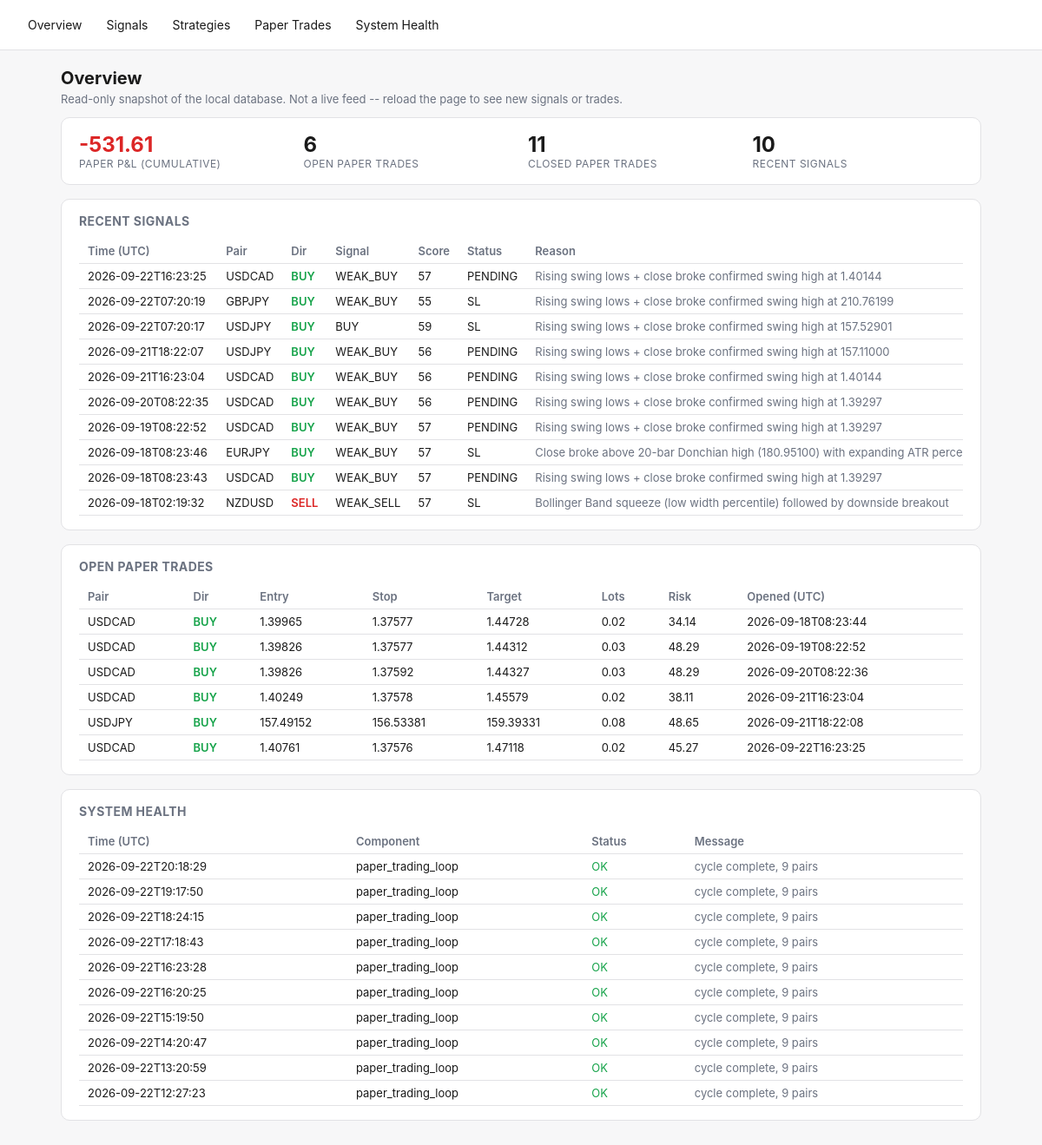
Before: / with the older database file.
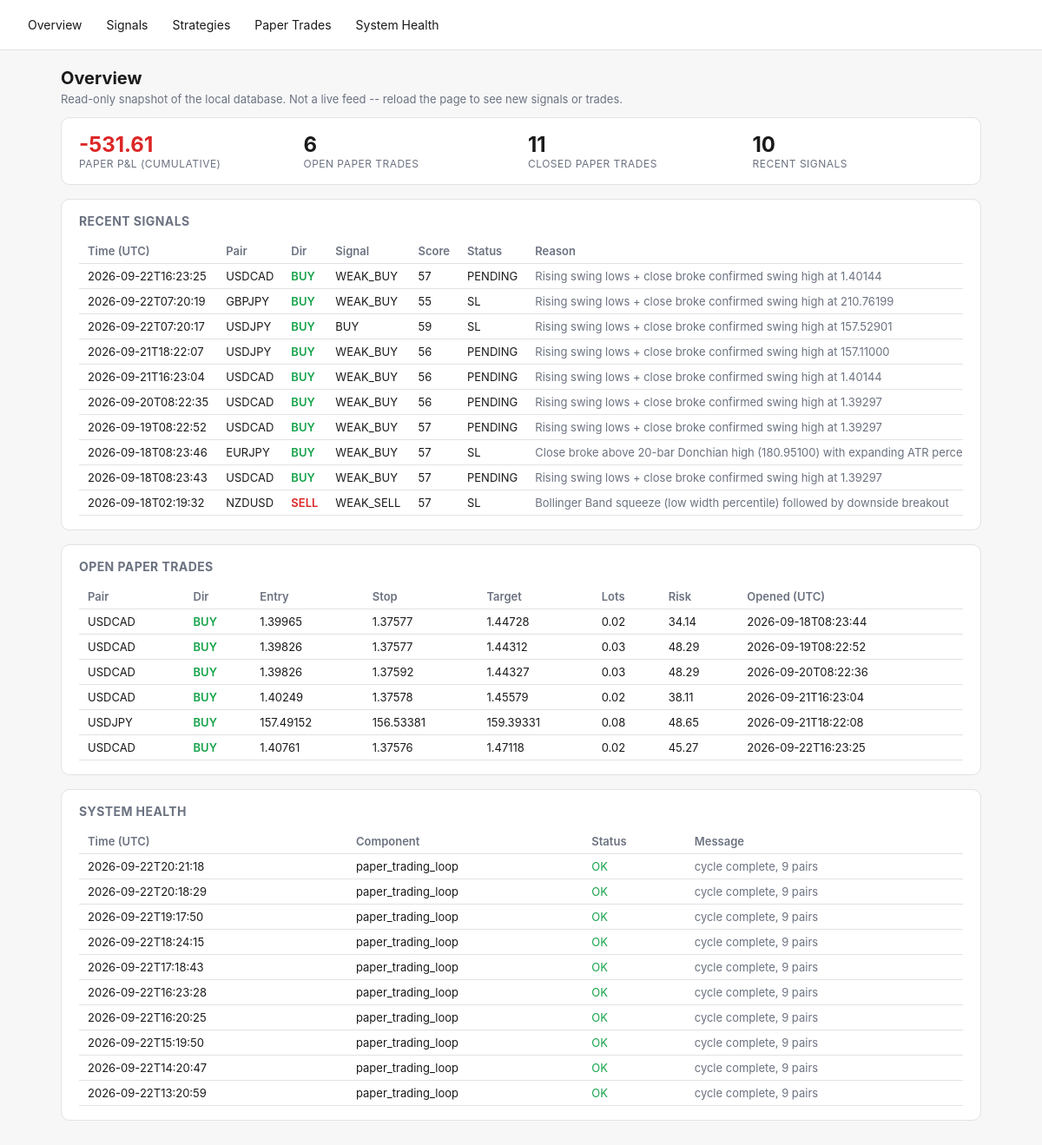
After: the same page with the newer database file.
### tables this page shows
CREATE TABLE signals (
    id TEXT PRIMARY KEY,
    pair TEXT NOT NULL,
    direction TEXT NOT NULL,
    overall_signal TEXT NOT NULL,
    score REAL NOT NULL,
    entry_low REAL, entry_high REAL, stop_loss REAL,
    take_profit_1 REAL, take_profit_2 REAL,
    spread_pips REAL,
    regime TEXT,
    strategies_agree_json TEXT,
    reason TEXT,
    status TEXT NOT NULL DEFAULT 'PENDING',
    created_at TEXT NOT NULL
, timeframe TEXT NOT NULL DEFAULT 'H4');

CREATE TABLE signal_outcomes (
    signal_id TEXT PRIMARY KEY REFERENCES signals(id),
    resolved_at TEXT,
    outcome TEXT,          -- TP | SL | EXPIRED | INVALIDATED
    exit_price REAL,
    pnl_r REAL
);

CREATE TABLE paper_trades (
    id INTEGER PRIMARY KEY AUTOINCREMENT,
    signal_id TEXT REFERENCES signals(id),
    pair TEXT NOT NULL,
    direction TEXT NOT NULL,
    entry_time TEXT NOT NULL,
    entry_price REAL NOT NULL,
    stop_loss REAL NOT NULL,
    take_profit REAL NOT NULL,
    lots REAL,                 -- position size at entry (fx_engine.position_sizing), if it could be computed
    risk_amount REAL,          -- dollar amount risked at entry, lots * stop_distance * pip_value
    exit_time TEXT,
    exit_price REAL,
    exit_reason TEXT,
    pnl_r REAL,
    pnl_amount REAL,           -- real dollar P&L = pnl_r * risk_amount (NULL if risk_amount unknown)
    created_at TEXT NOT NULL
, timeframe TEXT NOT NULL DEFAULT 'H4');

CREATE TABLE system_health (
    id INTEGER PRIMARY KEY AUTOINCREMENT,
    component TEXT NOT NULL,
    status TEXT NOT NULL,       -- OK | WARN | ERROR
    message TEXT,
    checked_at TEXT NOT NULL
);

### fx_engine/dashboard.py (the view)
    @app.route("/")
    def overview():
        d = get_db()
        signals = d.recent_signals(limit=10)
        health = d.recent_health(limit=10)
        open_trades = d.open_paper_trades()
        curve = d.paper_equity_curve()
        latest_equity = curve[-1]["cumulative"] if curve else 0.0
        return render_template(
            "overview.html", signals=signals, health=health, open_trades=open_trades,
            latest_equity=latest_equity, total_closed=len(curve),
        )

### fx_engine/db.py (called while the page is built)
    @contextmanager
    def _conn(self):
        conn = sqlite3.connect(self.path)
        conn.row_factory = sqlite3.Row
        try:
            yield conn
            conn.commit()
        finally:
            conn.close()

    def open_paper_trades(self) -> list[dict]:
        with self._conn() as conn:
            rows = conn.execute("SELECT * FROM paper_trades WHERE exit_time IS NULL").fetchall()
        return [dict(r) for r in rows]

    def recent_signals(self, limit: int = 50) -> list[dict]:
        with self._conn() as conn:
            rows = conn.execute(
                """SELECT s.*, o.outcome, o.pnl_r AS outcome_pnl_r, o.exit_price AS outcome_exit_price
                   FROM signals s LEFT JOIN signal_outcomes o ON o.signal_id = s.id
                   ORDER BY s.created_at DESC LIMIT ?""",
                (limit,),
            ).fetchall()
        return [dict(r) for r in rows]

    def paper_equity_curve(self) -> list[dict]:
        with self._conn() as conn:
            rows = conn.execute(
                """SELECT exit_time, pnl_amount FROM paper_trades
                   WHERE exit_time IS NOT NULL AND pnl_amount IS NOT NULL
                   ORDER BY exit_time ASC"""
            ).fetchall()
        cumulative = 0.0
        curve = []
        for r in rows:
            cumulative += r["pnl_amount"]
            curve.append({"exit_time": r["exit_time"], "pnl_amount": r["pnl_amount"], "cumulative": cumulative})
        return curve

    def recent_health(self, limit: int = 50) -> list[dict]:
        with self._conn() as conn:
            rows = conn.execute(
                "SELECT * FROM system_health ORDER BY id DESC LIMIT ?", (limit,),
            ).fetchall()
        return [dict(r) for r in rows]

### fx_engine/templates/overview.html (shortened to what this page needs)
{% extends "base.html" %}
{% block content %}
<h1>Overview</h1>
<p class="lede">Read-only snapshot of the local database. Not a live feed -- reload the page to see new signals or trades.</p>
<div class="card stat-row">
  <div class="stat">
    <div class="value" style="color:{{ 'var(--green)' if latest_equity >= 0 else 'var(--red)' }}">{{ "%.2f"|format(latest_equity) }}</div>
    <div class="label">Paper P&amp;L (cumulative)</div>
  </div>
  <div class="stat"><div class="value">{{ open_trades|length }}</div><div class="label">Open paper trades</div></div>
  <div class="stat"><div class="value">{{ total_closed }}</div><div class="label">Closed paper trades</div></div>
  <div class="stat"><div class="value">{{ signals|length }}</div><div class="label">Recent signals</div></div>
</div>
<div class="card">
  <h2>Recent Signals</h2>
  <div class="overflow">
  <table>
    <tr><th>Time (UTC)</th><th>Pair</th><th>Dir</th><th>Signal</th><th>Score</th><th>Status</th><th>Reason</th></tr>
    {% for s in signals %}
    <tr>
      <td>{{ s.created_at[:19] }}</td>
      <td>{{ s.pair }}</td>
      <td class="{{ 'buy' if s.direction=='BUY' else 'sell' }}">{{ s.direction }}</td>
      <td>{{ s.overall_signal }}</td>
      <td>{{ "%.0f"|format(s.score) }}</td>
      <td>{{ s.status }}</td>
      <td class="muted">{{ s.reason }}</td>
    </tr>
    {% else %}
    <tr><td colspan="7" class="muted">No signals yet -- run `python -m fx_engine.main signal-once` or `paper`.</td></tr>
    {% endfor %}
  </table>
  </div>
</div>
<div class="card">
  <h2>Open Paper Trades</h2>
  <div class="overflow">
  <table>
    <tr><th>Pair</th><th>Dir</th><th>Entry</th><th>Stop</th><th>Target</th><th>Lots</th><th>Risk</th><th>Opened (UTC)</th></tr>
    {% for t in open_trades %}
    <tr>
      <td>{{ t.pair }}</td>
      <td class="{{ 'buy' if t.direction=='BUY' else 'sell' }}">{{ t.direction }}</td>
      <td>{{ "%.5f"|format(t.entry_price) }}</td>
      <td>{{ "%.5f"|format(t.stop_loss) }}</td>
      <td>{{ "%.5f"|format(t.take_profit) }}</td>
      <td>{{ t.lots if t.lots is not none else "-" }}</td>
      <td>{{ "%.2f"|format(t.risk_amount) if t.risk_amount is not none else "-" }}</td>
      <td>{{ t.entry_time[:19] }}</td>
    </tr>
    {% else %}
    <tr><td colspan="8" class="muted">No open paper trades.</td></tr>
    {% endfor %}
  </table>
  </div>
</div>
<div class="card">
  <h2>System Health</h2>
  <div class="overflow">
  <table>
    <tr><th>Time (UTC)</th><th>Component</th><th>Status</th><th>Message</th></tr>
    {% for h in health %}
    <tr>
      <td>{{ h.checked_at[:19] }}</td>
      <td>{{ h.component }}</td>
      <td class="{{ 'ok' if h.status=='OK' else ('warn' if h.status=='WARN' else 'error') }}">{{ h.status }}</td>
      <td class="muted">{{ h.message }}</td>
    </tr>
    {% else %}
    <tr><td colspan="4" class="muted">No health checks logged yet.</td></tr>
    {% endfor %}
  </table>
  </div>
</div>
{% endblock %}

### fx_engine/templates/base.html (shortened to what this page needs)
<!doctype html>
<html lang="en">
<head>
</head>
<body>
<nav>
  <a href="{{ url_for('overview') }}">Overview</a>
  <a href="{{ url_for('signals_page') }}">Signals</a>
  <a href="{{ url_for('strategies_page') }}">Strategies</a>
  <a href="{{ url_for('paper_trades_page') }}">Paper Trades</a>
  <a href="{{ url_for('health_page') }}">System Health</a>
</nav>
<main>
{% block content %}{% endblock %}
</main>
</body>
</html>

### fx_engine/templates/base.html (style rules this page uses)
:root { --bg:#f7f7f8; --fg:#1a1a1a; --card:#ffffff; --border:#e2e2e5; --accent:#2563eb; --green:#16a34a; --red:#dc2626; --amber:#d97706; --muted:#6b7280; }
* { box-sizing: border-box; }
body { margin:0; font-family:-apple-system,BlinkMacSystemFont,"Segoe UI",sans-serif; background:var(--bg); color:var(--fg); }
nav { display:flex; gap:4px; padding:12px 20px; border-bottom:1px solid var(--border); background:var(--card); flex-wrap:wrap; }
nav a { color:var(--fg); text-decoration:none; padding:8px 12px; border-radius:6px; font-size:14px; }
main { padding:20px; max-width:1100px; margin:0 auto; }
.card { background:var(--card); border:1px solid var(--border); border-radius:10px; padding:16px 20px; margin-bottom:16px; }
table { width:100%; border-collapse:collapse; font-size:13px; }
th, td { text-align:left; padding:6px 10px; border-bottom:1px solid var(--border); white-space:nowrap; }
th { color:var(--muted); font-weight:600; }
.buy { color:var(--green); font-weight:600; }
.sell { color:var(--red); font-weight:600; }
.ok { color:var(--green); }
.muted { color:var(--muted); }
.stat-row { display:flex; gap:16px; flex-wrap:wrap; }
.stat { flex:1; min-width:140px; }
.stat .value { font-size:24px; font-weight:700; }
.stat .label { font-size:12px; color:var(--muted); text-transform:uppercase; letter-spacing:.04em; }
h1 { font-size:20px; margin:0 0 4px; }
h2 { font-size:14px; margin:0 0 12px; color:var(--muted); text-transform:uppercase; letter-spacing:.03em; }
p.lede { color:var(--muted); font-size:13px; margin-top:0; }
.overflow { overflow-x:auto; }

Changed rows visible on the page:
no longer on this page (row unchanged): system_health: checked_at "2026-09-22T12:27:23", component "paper_trading_loop", status "OK", message "cycle complete, 9 pairs"
added system_health: checked_at "2026-09-22T20:21:18", component "paper_trading_loop", status "OK", message "cycle complete, 9 pairs"
